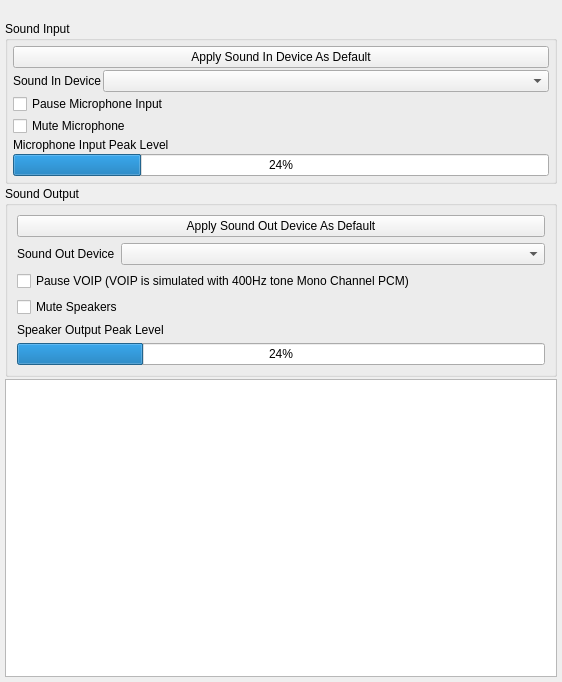
<?xml version="1.0" encoding="UTF-8"?>
<ui version="4.0">
 <class>AppletSoundSettingsUi</class>
 <widget class="QWidget" name="AppletSoundSettingsUi">
  <property name="geometry">
   <rect>
    <x>0</x>
    <y>0</y>
    <width>562</width>
    <height>682</height>
   </rect>
  </property>
  <property name="sizePolicy">
   <sizepolicy hsizetype="Preferred" vsizetype="Preferred">
    <horstretch>0</horstretch>
    <verstretch>0</verstretch>
   </sizepolicy>
  </property>
  <property name="contextMenuPolicy">
   <enum>Qt::ActionsContextMenu</enum>
  </property>
  <property name="windowTitle">
   <string>Sound Settings</string>
  </property>
  <property name="styleSheet">
   <string notr="true"/>
  </property>
  <property name="sizeGripEnabled" stdset="0">
   <bool>true</bool>
  </property>
  <layout class="QVBoxLayout" name="verticalLayout_3">
   <property name="spacing">
    <number>2</number>
   </property>
   <property name="leftMargin">
    <number>5</number>
   </property>
   <property name="topMargin">
    <number>5</number>
   </property>
   <property name="rightMargin">
    <number>5</number>
   </property>
   <property name="bottomMargin">
    <number>5</number>
   </property>
   <item>
    <widget class="QLabel" name="m_StatusMsgLabel">
     <property name="sizePolicy">
      <sizepolicy hsizetype="Preferred" vsizetype="Fixed">
       <horstretch>0</horstretch>
       <verstretch>0</verstretch>
      </sizepolicy>
     </property>
     <property name="text">
      <string/>
     </property>
    </widget>
   </item>
   <item>
    <widget class="QGroupBox" name="groupBox">
     <property name="title">
      <string>Sound Input</string>
     </property>
     <layout class="QVBoxLayout" name="verticalLayout_2">
      <property name="spacing">
       <number>2</number>
      </property>
      <property name="leftMargin">
       <number>5</number>
      </property>
      <property name="topMargin">
       <number>5</number>
      </property>
      <property name="rightMargin">
       <number>5</number>
      </property>
      <property name="bottomMargin">
       <number>5</number>
      </property>
      <item>
       <widget class="QPushButton" name="m_ApplyDefaultInDeviceButton">
        <property name="text">
         <string>Apply Sound In Device As Default</string>
        </property>
       </widget>
      </item>
      <item>
       <layout class="QHBoxLayout" name="horizontalLayout_2">
        <item>
         <widget class="QLabel" name="m_InDeviceLabel">
          <property name="text">
           <string>Sound In Device</string>
          </property>
         </widget>
        </item>
        <item>
         <widget class="QComboBox" name="m_InDeviceComboBox">
          <property name="sizePolicy">
           <sizepolicy hsizetype="Expanding" vsizetype="Fixed">
            <horstretch>0</horstretch>
            <verstretch>0</verstretch>
           </sizepolicy>
          </property>
         </widget>
        </item>
       </layout>
      </item>
      <item>
       <widget class="QCheckBox" name="m_PauseMicrophoneCheckBox">
        <property name="text">
         <string>Pause Microphone Input</string>
        </property>
       </widget>
      </item>
      <item>
       <widget class="QCheckBox" name="m_MuteMicrophoneCheckBox">
        <property name="text">
         <string>Mute Microphone</string>
        </property>
       </widget>
      </item>
      <item>
       <widget class="QLabel" name="label_2">
        <property name="text">
         <string>Microphone Input Peak Level</string>
        </property>
       </widget>
      </item>
      <item>
       <widget class="QProgressBar" name="m_AudioInPeakProgressBar">
        <property name="value">
         <number>24</number>
        </property>
       </widget>
      </item>
     </layout>
    </widget>
   </item>
   <item>
    <widget class="QGroupBox" name="groupBox_2">
     <property name="title">
      <string>Sound Output</string>
     </property>
     <layout class="QVBoxLayout" name="verticalLayout">
      <item>
       <widget class="QPushButton" name="m_ApplyDefaultOutDeviceButton">
        <property name="text">
         <string>Apply Sound Out Device As Default</string>
        </property>
       </widget>
      </item>
      <item>
       <layout class="QHBoxLayout" name="horizontalLayout">
        <item>
         <widget class="QLabel" name="m_OutDeviceLable">
          <property name="text">
           <string>Sound Out Device</string>
          </property>
         </widget>
        </item>
        <item>
         <widget class="QComboBox" name="m_OutDeviceComboBox">
          <property name="sizePolicy">
           <sizepolicy hsizetype="Expanding" vsizetype="Fixed">
            <horstretch>0</horstretch>
            <verstretch>0</verstretch>
           </sizepolicy>
          </property>
         </widget>
        </item>
       </layout>
      </item>
      <item>
       <widget class="QCheckBox" name="m_PauseVoipCheckBox">
        <property name="text">
         <string>Pause VOIP (VOIP is simulated with 400Hz tone Mono Channel PCM)</string>
        </property>
       </widget>
      </item>
      <item>
       <widget class="QCheckBox" name="m_MuteSpeakersCheckBox">
        <property name="text">
         <string>Mute Speakers</string>
        </property>
       </widget>
      </item>
      <item>
       <widget class="QLabel" name="label">
        <property name="text">
         <string>Speaker Output Peak Level</string>
        </property>
       </widget>
      </item>
      <item>
       <widget class="QProgressBar" name="m_AudioOutPeakProgressBar">
        <property name="value">
         <number>24</number>
        </property>
       </widget>
      </item>
     </layout>
    </widget>
   </item>
   <item>
    <widget class="LogWidget" name="m_LogWidget"/>
   </item>
  </layout>
 </widget>
 <customwidgets>
  <customwidget>
   <class>LogWidget</class>
   <extends>QPlainTextEdit</extends>
   <header location="global">LogWidget.h</header>
  </customwidget>
 </customwidgets>
 <resources/>
 <connections/>
</ui>
